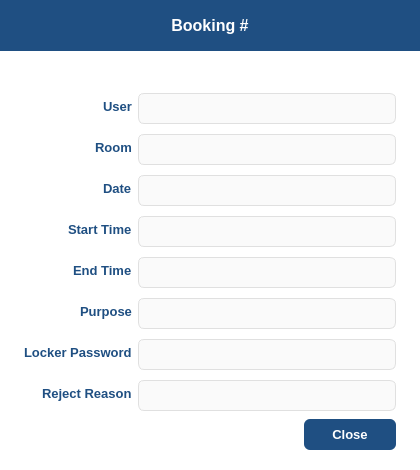
<?xml version="1.0" encoding="UTF-8"?>
<ui version="4.0">
 <class>BookingDetails</class>
 <widget class="QDialog" name="BookingDetails">
  <property name="minimumSize">
   <size>
    <width>420</width>
    <height>420</height>
   </size>
  </property>
  <property name="windowTitle">
   <string>Booking Details</string>
  </property>
  <property name="styleSheet">
   <string notr="true">QDialog { background: white; }</string>
  </property>
  <layout class="QVBoxLayout" name="verticalLayout">
   <property name="spacing"><number>0</number></property>
   <property name="leftMargin"><number>0</number></property>
   <property name="topMargin"><number>0</number></property>
   <property name="rightMargin"><number>0</number></property>
   <property name="bottomMargin"><number>20</number></property>
   <item>
    <widget class="QLabel" name="lblHeader">
     <property name="text"><string>Booking #</string></property>
     <property name="alignment"><set>Qt::AlignCenter</set></property>
     <property name="styleSheet">
      <string notr="true">QLabel { background: #1F4F82; color: white; font-size: 16px; font-weight: bold; padding: 16px; }</string>
     </property>
    </widget>
   </item>
   <item>
    <widget class="QLabel" name="lblBadge">
     <property name="text"><string/></property>
     <property name="alignment"><set>Qt::AlignCenter</set></property>
     <property name="styleSheet">
      <string notr="true">QLabel { color: white; font-size: 12px; font-weight: bold; padding: 4px 0; }</string>
     </property>
    </widget>
   </item>
   <item>
    <widget class="QWidget" name="bodyWidget" native="true">
     <property name="styleSheet">
      <string notr="true">background: white;</string>
     </property>
     <layout class="QFormLayout" name="formLayout">
      <property name="leftMargin"><number>24</number></property>
      <property name="topMargin"><number>20</number></property>
      <property name="rightMargin"><number>24</number></property>
      <property name="bottomMargin"><number>8</number></property>
      <property name="verticalSpacing"><number>10</number></property>
      <property name="labelAlignment">
       <set>Qt::AlignRight|Qt::AlignVCenter</set>
      </property>
      <item row="0" column="0">
       <widget class="QLabel" name="labelUser">
        <property name="text"><string>User</string></property>
        <property name="styleSheet"><string notr="true">color: #1F4F82; font-weight: 600; font-size: 13px;</string></property>
       </widget>
      </item>
      <item row="0" column="1">
       <widget class="QLineEdit" name="editUser">
        <property name="readOnly"><bool>true</bool></property>
        <property name="styleSheet"><string notr="true">QLineEdit { border: 1px solid #E0E0E0; border-radius: 6px; padding: 6px 10px; font-size: 13px; color: #333; background: #FAFAFA; }</string></property>
       </widget>
      </item>
      <item row="1" column="0">
       <widget class="QLabel" name="labelRoom">
        <property name="text"><string>Room</string></property>
        <property name="styleSheet"><string notr="true">color: #1F4F82; font-weight: 600; font-size: 13px;</string></property>
       </widget>
      </item>
      <item row="1" column="1">
       <widget class="QLineEdit" name="editRoom">
        <property name="readOnly"><bool>true</bool></property>
        <property name="styleSheet"><string notr="true">QLineEdit { border: 1px solid #E0E0E0; border-radius: 6px; padding: 6px 10px; font-size: 13px; color: #333; background: #FAFAFA; }</string></property>
       </widget>
      </item>
      <item row="2" column="0">
       <widget class="QLabel" name="labelDate">
        <property name="text"><string>Date</string></property>
        <property name="styleSheet"><string notr="true">color: #1F4F82; font-weight: 600; font-size: 13px;</string></property>
       </widget>
      </item>
      <item row="2" column="1">
       <widget class="QLineEdit" name="editDate">
        <property name="readOnly"><bool>true</bool></property>
        <property name="styleSheet"><string notr="true">QLineEdit { border: 1px solid #E0E0E0; border-radius: 6px; padding: 6px 10px; font-size: 13px; color: #333; background: #FAFAFA; }</string></property>
       </widget>
      </item>
      <item row="3" column="0">
       <widget class="QLabel" name="labelStart">
        <property name="text"><string>Start Time</string></property>
        <property name="styleSheet"><string notr="true">color: #1F4F82; font-weight: 600; font-size: 13px;</string></property>
       </widget>
      </item>
      <item row="3" column="1">
       <widget class="QLineEdit" name="editStart">
        <property name="readOnly"><bool>true</bool></property>
        <property name="styleSheet"><string notr="true">QLineEdit { border: 1px solid #E0E0E0; border-radius: 6px; padding: 6px 10px; font-size: 13px; color: #333; background: #FAFAFA; }</string></property>
       </widget>
      </item>
      <item row="4" column="0">
       <widget class="QLabel" name="labelEnd">
        <property name="text"><string>End Time</string></property>
        <property name="styleSheet"><string notr="true">color: #1F4F82; font-weight: 600; font-size: 13px;</string></property>
       </widget>
      </item>
      <item row="4" column="1">
       <widget class="QLineEdit" name="editEnd">
        <property name="readOnly"><bool>true</bool></property>
        <property name="styleSheet"><string notr="true">QLineEdit { border: 1px solid #E0E0E0; border-radius: 6px; padding: 6px 10px; font-size: 13px; color: #333; background: #FAFAFA; }</string></property>
       </widget>
      </item>
      <item row="5" column="0">
       <widget class="QLabel" name="labelPurpose">
        <property name="text"><string>Purpose</string></property>
        <property name="styleSheet"><string notr="true">color: #1F4F82; font-weight: 600; font-size: 13px;</string></property>
       </widget>
      </item>
      <item row="5" column="1">
       <widget class="QLineEdit" name="editPurpose">
        <property name="readOnly"><bool>true</bool></property>
        <property name="styleSheet"><string notr="true">QLineEdit { border: 1px solid #E0E0E0; border-radius: 6px; padding: 6px 10px; font-size: 13px; color: #333; background: #FAFAFA; }</string></property>
       </widget>
      </item>
      <item row="6" column="0">
       <widget class="QLabel" name="labelLockPw">
        <property name="text"><string>Locker Password</string></property>
        <property name="styleSheet"><string notr="true">color: #1F4F82; font-weight: 600; font-size: 13px;</string></property>
       </widget>
      </item>
      <item row="6" column="1">
       <widget class="QLineEdit" name="editLockPw">
        <property name="readOnly"><bool>true</bool></property>
        <property name="styleSheet"><string notr="true">QLineEdit { border: 1px solid #E0E0E0; border-radius: 6px; padding: 6px 10px; font-size: 13px; color: #333; background: #FAFAFA; }</string></property>
       </widget>
      </item>
      <item row="7" column="0">
       <widget class="QLabel" name="labelRejectReason">
        <property name="text"><string>Reject Reason</string></property>
        <property name="styleSheet"><string notr="true">color: #1F4F82; font-weight: 600; font-size: 13px;</string></property>
       </widget>
      </item>
      <item row="7" column="1">
       <widget class="QLineEdit" name="editRejectReason">
        <property name="readOnly"><bool>true</bool></property>
        <property name="styleSheet"><string notr="true">QLineEdit { border: 1px solid #E0E0E0; border-radius: 6px; padding: 6px 10px; font-size: 13px; color: #333; background: #FAFAFA; }</string></property>
       </widget>
      </item>
     </layout>
    </widget>
   </item>
   <item>
    <layout class="QHBoxLayout" name="buttonLayout">
     <property name="leftMargin"><number>24</number></property>
     <property name="topMargin"><number>0</number></property>
     <property name="rightMargin"><number>24</number></property>
     <property name="bottomMargin"><number>0</number></property>
     <item>
      <spacer name="horizontalSpacer">
       <property name="orientation">
        <enum>Qt::Horizontal</enum>
       </property>
       <property name="sizeHint" stdset="0">
        <size>
         <width>40</width>
         <height>20</height>
        </size>
       </property>
      </spacer>
     </item>
     <item>
      <widget class="QPushButton" name="pushButtonClose">
       <property name="text"><string>Close</string></property>
       <property name="flat"><bool>true</bool></property>
       <property name="styleSheet">
        <string notr="true">QPushButton { background: #1F4F82; border: none; border-radius: 6px; padding: 8px 28px; color: white; font-size: 13px; font-weight: bold; }
QPushButton:hover { background: #163D66; }</string>
       </property>
      </widget>
     </item>
    </layout>
   </item>
  </layout>
 </widget>
 <resources/>
 <connections/>
</ui>
